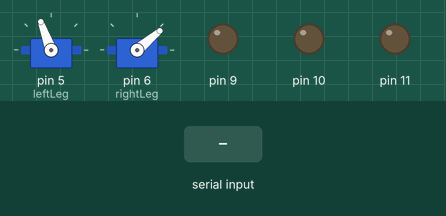
Recording of a sketch running on a simulated Arduino Uno, built with avr-gcc and run on an emulated ATmega328P. Parts: 2 × servo, output pins drawn as LEDs (lit = HIGH). The inputs (shaded band) are chosen by the test bench.

Above: at 1.2 s.
1.3 s: "w" received over Serial
At 3.0 s:
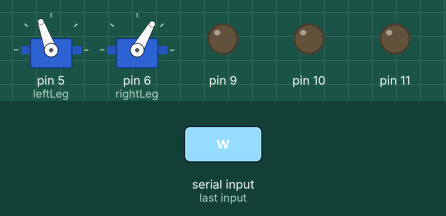
3.5 s: "s" received over Serial
At 3.62 s:
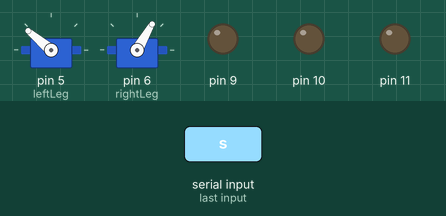
5.7 s: "r" received over Serial
At 6.4 s:
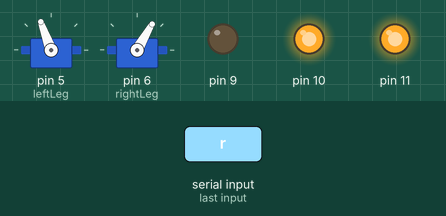
7.2 s: "g" received over Serial
At 7.5 s:
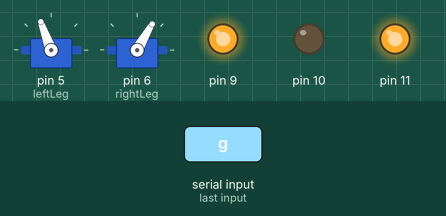
8.7 s: "b" received over Serial
At 9.8 s:
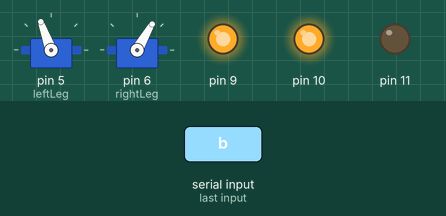
10.2 s: "w" received over Serial
At 10.32 s:
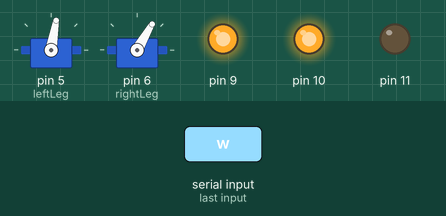
Timing chart, 0 to 13.2 s (numbered marks = the images above; inputs shaded):
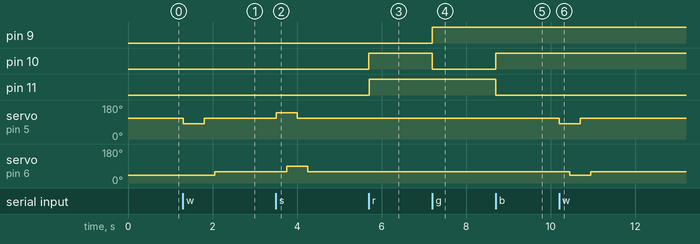

The sketch:

petricity.ino
```cpp
#include <Servo.h>

/* Initialize the Servo objects */
Servo leftLeg;
Servo rightLeg;

/* Moves the pet forwards */
void forward() {
    leftLeg.write(80);
    delay(250);
    rightLeg.write(40);
    delay(250);
    leftLeg.write(110);
    delay(250);
    rightLeg.write(60);
    delay(250);
}

/* Moves the pet backwards */
void backward() {
    leftLeg.write(140);
    delay(250);
    rightLeg.write(90);
    delay(250);
    leftLeg.write(110);
    delay(250);
    rightLeg.write(60);
    delay(250);
}

/* Makes the pet's eye red */
void red() {
    analogWrite(9, 0);
    analogWrite(10, 255);
    analogWrite(11, 255);
}

/* Makes the pet's eye green */
void green() {
    analogWrite(9, 255);
    analogWrite(10, 0);
    analogWrite(11, 255);
}

/* Makes the pet's eye blue */
void blue() {
    analogWrite(9, 255);
    analogWrite(10, 255);
    analogWrite(11, 0);
}

void setup () {
    /* Initialize Servomotors */
    leftLeg.attach(5);
    rightLeg.attach(6);
    /* Initial position for the legs */
    leftLeg.write(110);
    rightLeg.write(40);
    /* Initialize serial communication */
    Serial.begin(9600);
}

void loop() {
    if (Serial.available()) {
        char c = Serial.read();
        switch (c) {
            case 'w':
                forward();
                break;
            case 's':
                backward();
                break;
            case 'r':
                red();
                break;
            case 'g':
                green();
                break;
            case 'b':
                blue();
                break;
        }
    }
}
```

Measured:
- after the input at 1.3 s, servo on pin 5 (leftLeg): 110° → 80° at once, → 110° 0.50 s later; servo on pin 6 (rightLeg): 40° → 60° after 0.75 s
- after the input at 3.5 s, servo on pin 5 (leftLeg): 110° → 140° at once, → 110° 0.50 s later; servo on pin 6 (rightLeg): 60° → 90° after 0.25 s, → 60° 0.50 s later
- after the input at 5.7 s, pin 10, pin 11: LOW → HIGH at once
- after the input at 7.2 s, pin 9: LOW → HIGH at once; pin 10: HIGH → LOW at once
- after the input at 8.7 s, pin 10: LOW → HIGH at once; pin 11: HIGH → LOW at once
- after the input at 10.2 s, servo on pin 5 (leftLeg): 110° → 80° at once, → 110° 0.50 s later; servo on pin 6 (rightLeg): 60° → 40° after 0.25 s, → 60° 0.50 s later
